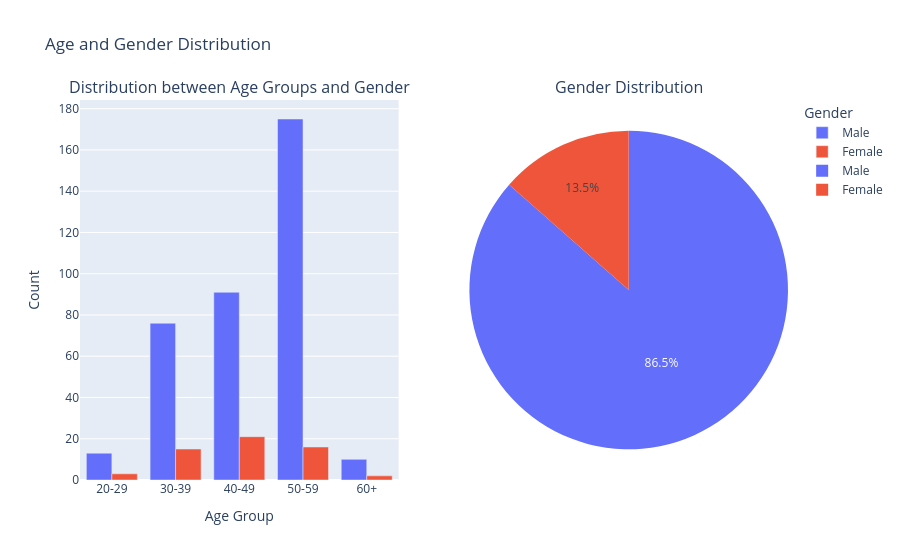

Notebook code for this chart:
### Markdown cell above
## Distrubtion analysis

### Code cell
import plotly.graph_objects as go
from plotly.subplots import make_subplots

age_sex_counts = railroad_df_clean.groupby(['Age_Group', 'Sex']).size().unstack()
age_sex_counts.index = age_sex_counts.index.map({1: '20-29', 2: '30-39', 3: '40-49', 4: '50-59', 5: '60+'})
sex_totals = railroad_df_clean['Sex'].map({1: 'Male', 2: 'Female'}).value_counts()

fig = make_subplots(
    rows=1, cols=2,
    subplot_titles=("Distribution between Age Groups and Gender", "Gender Distribution"),
    specs=[[{"type": "bar"}, {"type": "pie"}]]
)

for sex in age_sex_counts.columns:
    fig.add_trace(
        go.Bar(
            x=age_sex_counts.index,
            y=age_sex_counts[sex],
            name='Male' if sex == 1 else 'Female'
        ),
        row=1, col=1
    )

fig.add_trace(
    go.Pie(
        labels=sex_totals.index,
        values=sex_totals.values,
        name="Gender Distribution"
    ),
    row=1, col=2
)

fig.update_layout(
    title_text="Age and Gender Distribution",
    barmode='group',
    xaxis_title="Age Group",
    yaxis_title="Count",
    legend_title="Gender",
    showlegend=True
)

fig.show()
fig.write_html("Age_gender_dist.html")

### Figure 1 — Plotly figure (JSON) as saved in the notebook; plotly's stock layout.template omitted (floating-point values rounded to 4 significant figures)
{"data": [{"name": "Male", "type": "bar", "x": ["20-29", "30-39", "40-49", "50-59", "60+"], "xaxis": "x", "y": [13, 76, 91, 175, 10], "yaxis": "y"}, {"name": "Female", "type": "bar", "x": ["20-29", "30-39", "40-49", "50-59", "60+"], "xaxis": "x", "y": [3, 15, 21, 16, 2], "yaxis": "y"}, {"domain": {"x": [0.55, 1], "y": [0, 1]}, "labels": ["Male", "Female"], "name": "Gender Distribution", "type": "pie", "values": [365, 57]}], "layout": {"annotations": [{"font": {"size": 16}, "showarrow": false, "text": "Distribution between Age Groups and Gender", "x": 0.225, "xanchor": "center", "xref": "paper", "y": 1, "yanchor": "bottom", "yref": "paper"}, {"font": {"size": 16}, "showarrow": false, "text": "Gender Distribution", "x": 0.775, "xanchor": "center", "xref": "paper", "y": 1, "yanchor": "bottom", "yref": "paper"}], "barmode": "group", "legend": {"title": {"text": "Gender"}}, "showlegend": true, "title": {"text": "Age and Gender Distribution"}, "xaxis": {"anchor": "y", "domain": [0, 0.45], "title": {"text": "Age Group"}}, "yaxis": {"anchor": "x", "domain": [0, 1], "title": {"text": "Count"}}}}
